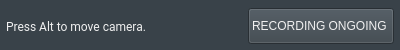
<?xml version="1.0" encoding="UTF-8"?>
<ui version="4.0">
 <class>VirtualSceneControls</class>
 <widget class="QFrame" name="VirtualSceneControls">
  <property name="geometry">
   <rect>
    <x>0</x>
    <y>0</y>
    <width>400</width>
    <height>50</height>
   </rect>
  </property>
  <property name="windowTitle">
   <string notr="true"/>
  </property>
  <property name="styleSheet">
   <string notr="true">background-color: #394249;
color: #f0f0f0</string>
  </property>
  <layout class="QVBoxLayout" name="mainLayout">
   <property name="spacing">
    <number>0</number>
   </property>
   <property name="leftMargin">
    <number>0</number>
   </property>
   <property name="topMargin">
    <number>0</number>
   </property>
   <property name="rightMargin">
    <number>0</number>
   </property>
   <property name="bottomMargin">
    <number>0</number>
   </property>
   <item>
    <layout class="QHBoxLayout" name="horizontalLayout">
     <property name="spacing">
      <number>1</number>
     </property>
     <property name="leftMargin">
      <number>6</number>
     </property>
     <property name="topMargin">
      <number>4</number>
     </property>
     <property name="rightMargin">
      <number>6</number>
     </property>
     <property name="bottomMargin">
      <number>2</number>
     </property>
     <item>
      <widget class="QLabel" name="instructions">
       <property name="font">
        <font>
         <family>Roboto</family>
        </font>
       </property>
       <property name="styleSheet">
        <string notr="true">background-color:transparent</string>
       </property>
       <property name="text">
        <string>Press Alt to move camera.</string>
       </property>
       <property name="margin">
        <number>6</number>
       </property>
      </widget>
     </item>
     <item>
      <spacer name="horizontalSpacer">
       <property name="orientation">
        <enum>Qt::Horizontal</enum>
       </property>
       <property name="sizeHint" stdset="0">
        <size>
         <width>40</width>
         <height>20</height>
        </size>
       </property>
      </spacer>
     </item>
     <item>
      <widget class="RaisedMaterialButton" name="recOngoingButton">
       <property name="minimumSize">
        <size>
         <width>0</width>
         <height>36</height>
        </size>
       </property>
       <property name="visible">
        <bool>false</bool>
       </property>
       <property name="styleSheet">
        <string notr="true"/>
       </property>
       <property name="text">
        <string>RECORDING ONGOING </string>
       </property>
       <property name="icon">
        <iconset resource="resources.qrc">
         <normaloff>:/dark/recordCircle</normaloff>:/dark/recordCircle</iconset>
       </property>
       <property name="ColorGroup" stdset="0">
        <string>Button</string>
       </property>
      </widget>
     </item>
    </layout>
   </item>
  </layout>
 </widget>
 <customwidgets>
  <customwidget>
   <class>RaisedMaterialButton</class>
   <extends>QPushButton</extends>
   <header>android/skin/qt/raised-material-button.h</header>
  </customwidget>
 </customwidgets>
 <resources>
  <include location="resources.qrc"/>
 </resources>
 <connections/>
</ui>
